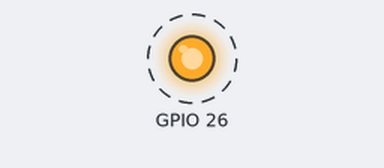
Bench run of a program on a simulated Raspberry Pi (BCM pin numbers). Shown: output pins drawn as LEDs (lit = HIGH). Dashed ring = blinking.

Above: at 0.2 s.
Timing chart, 0 to 3.0 s (numbered marks = the images above):
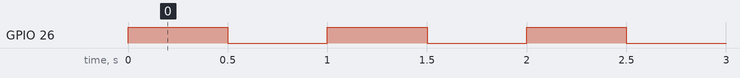

Measured:
- by itself, GPIO 26: alternates HIGH for 0.50 s and LOW for 0.50 s

The program:

bcmmode.py
```python
import wiringpi
from time import sleep
wiringpi.wiringPiSetupGpio()
wiringpi.pinMode(26,1)
try:
        while 1:
                wiringpi.digitalWrite(26, 1)
                sleep(0.5)
                wiringpi.digitalWrite(26, 0)
                sleep(0.5)
except:
        wiringpi.digitalWrite(26, 0)
	wiringpi.pinMode(26,0)
```
